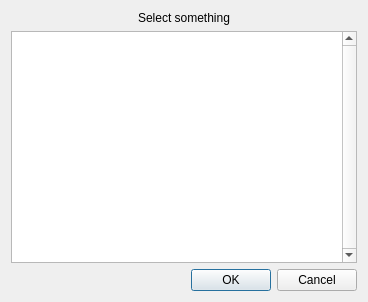
<ui version="4.0" >
 <class>SelectDlg</class>
 <widget class="QDialog" name="SelectDlg" >
  <property name="geometry" >
   <rect>
    <x>0</x>
    <y>0</y>
    <width>368</width>
    <height>302</height>
   </rect>
  </property>
  <property name="windowTitle" >
   <string>Dialog</string>
  </property>
  <layout class="QVBoxLayout" >
   <item>
    <widget class="QLabel" name="instructLabel" >
     <property name="text" >
      <string>Select something</string>
     </property>
     <property name="alignment" >
      <set>Qt::AlignCenter</set>
     </property>
     <property name="wordWrap" >
      <bool>true</bool>
     </property>
    </widget>
   </item>
   <item>
    <widget class="QTableWidget" name="groupsList" >
     <property name="verticalScrollBarPolicy" >
      <enum>Qt::ScrollBarAlwaysOn</enum>
     </property>
     <property name="alternatingRowColors" >
      <bool>true</bool>
     </property>
    </widget>
   </item>
   <item>
    <widget class="QDialogButtonBox" name="buttonBox" >
     <property name="orientation" >
      <enum>Qt::Horizontal</enum>
     </property>
     <property name="standardButtons" >
      <set>QDialogButtonBox::Cancel|QDialogButtonBox::NoButton|QDialogButtonBox::Ok</set>
     </property>
    </widget>
   </item>
  </layout>
 </widget>
 <resources/>
 <connections>
  <connection>
   <sender>buttonBox</sender>
   <signal>accepted()</signal>
   <receiver>SelectDlg</receiver>
   <slot>accept()</slot>
   <hints>
    <hint type="sourcelabel" >
     <x>248</x>
     <y>254</y>
    </hint>
    <hint type="destinationlabel" >
     <x>157</x>
     <y>274</y>
    </hint>
   </hints>
  </connection>
  <connection>
   <sender>buttonBox</sender>
   <signal>rejected()</signal>
   <receiver>SelectDlg</receiver>
   <slot>reject()</slot>
   <hints>
    <hint type="sourcelabel" >
     <x>316</x>
     <y>260</y>
    </hint>
    <hint type="destinationlabel" >
     <x>286</x>
     <y>274</y>
    </hint>
   </hints>
  </connection>
 </connections>
</ui>
